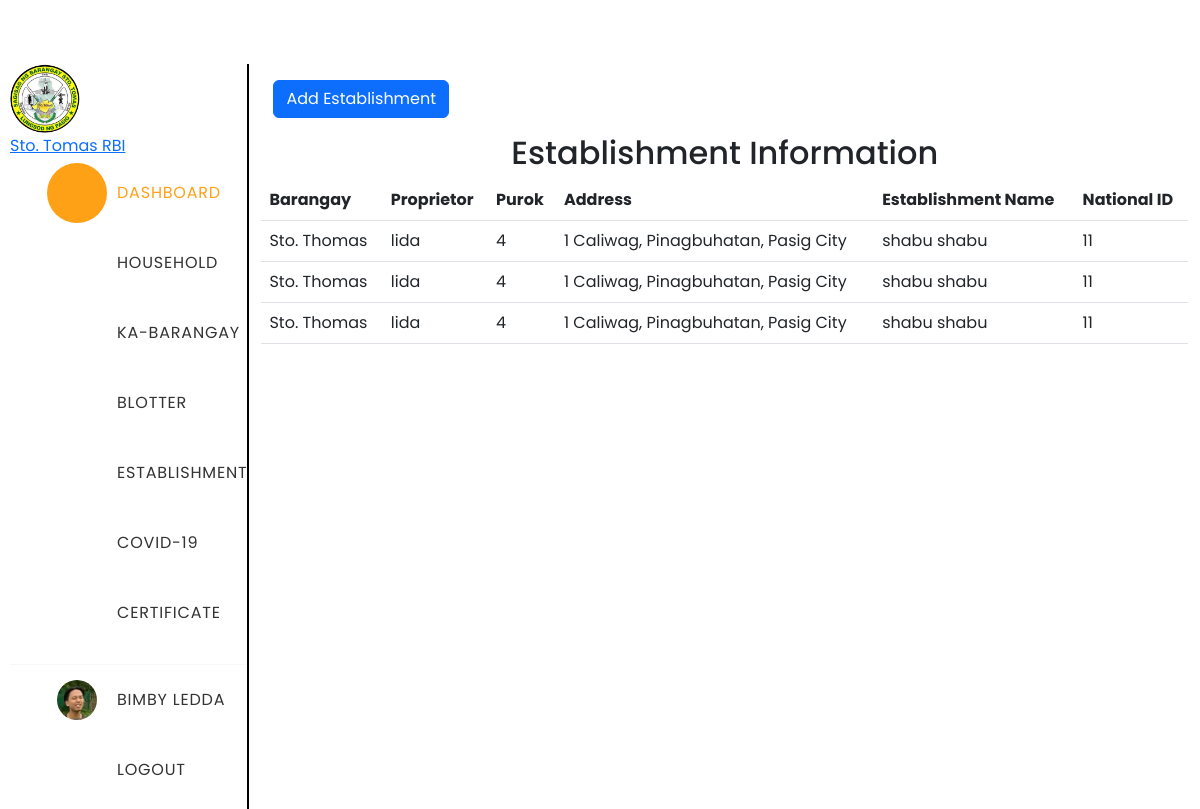
/establishment/index.php, run on the app's committed database.
### tables this page shows
CREATE TABLE `establishments` (
  `id` int(11) NOT NULL,
  `barangay` varchar(255) DEFAULT NULL,
  `proprietor` varchar(255) DEFAULT NULL,
  `purok` varchar(255) DEFAULT NULL,
  `address` varchar(255) DEFAULT NULL,
  `establishmentName` varchar(255) DEFAULT NULL,
  `nationalID` varchar(255) DEFAULT NULL
);

### establishment/index.php (the view, shortened to what this page needs)
<!DOCTYPE html>
<html lang="en">
<head>
    <link rel="stylesheet" type="text/css" href="css/dashboard.css">
    <link rel="stylesheet" type="text/css" href="css/stats.css">
    <link rel="stylesheet" href="https://cdn.jsdelivr.net/npm/bootstrap@5.3.0/dist/css/bootstrap.min.css">
    <link rel="stylesheet" href="//cdn.datatables.net/1.10.20/css/jquery.dataTables.min.css">
</head>
<body>
    <div class="flex">
        <?php $PAGE = "dashboard" ?>
        <?php require_once('../sidebar.php'); ?>
        <div class="container">
            <div class="container mt-3">
                <a href="action.php" class="btn btn-primary">Add Establishment</a>
            </div>
            <div class="row mt-3">
                <div class="col-12">
                    <h2 class="text-center">Establishment Information</h2>
                </div>
            </div>
            <?php
            $servername = "localhost";
            $username = "root";
            $password = "";
            $dbname = "barangayrbi";
            $conn = new mysqli($servername, $username, $password, $dbname);
            $sql = "SELECT * FROM establishments";
            $result = $conn->query($sql);
            if ($result->num_rows > 0) {
                echo '<div class="row">';
                echo '<div class="col-12">';
                echo '<table class="table">';
                echo '<thead><tr><th>Barangay</th><th>Proprietor</th><th>Purok</th><th>Address</th><th>Establishment Name</th><th>National ID</th></tr></thead>';
                echo '<tbody>';
                while ($row = $result->fetch_assoc()) {
                    echo '<tr>';
                    echo '<td>' . $row['barangay'] . '</td>';
                    echo '<td>' . $row['proprietor'] . '</td>';
                    echo '<td>' . $row['purok'] . '</td>';
                    echo '<td>' . $row['address'] . '</td>';
                    echo '<td>' . $row['establishmentName'] . '</td>';
                    echo '<td>' . $row['nationalID'] . '</td>';
                    echo '</tr>';
                }
                echo '</tbody>';
                echo '</table>';
                echo '</div>';
                echo '</div>';
            } else {
                echo '<div class="row">';
                echo '<div class="col-12 text-center">';
                echo 'No data found.';
                echo '</div>';
                echo '</div>';
            }
            ?>
        </div>
</body>
</html>

### sidebar.php
<div class="sidebar">
                <div class="logo" style="--bg: #333;">
                    <a href="#">
                    <div class="imgBoox">
                            <img src="img/logo.png">
                    </div>
                    <div class="text">Sto. Tomas RBI</div>
                    </a>
                </div>
                <div class="menu">
                    <div class="Menulist">
                        <ul>
                            <li style="--bg: #ffa117;" <?php echo $PAGE == "dashboard" ?"class='active'" : ""; ?>>
                                <a href="dashboard.php">
                                    <div class="icon"><ion-icon name="grid"></ion-icon></div>
                                    <div class="text">DASHBOARD</div>
                                </a>
                            </li>
                            <li style="--bg: #f44336;" <?php echo $PAGE == "household" ? "class='active'" : ""; ?>>
                                <a href="household-form.php">
                                    <div class="icon"><ion-icon name="home"></ion-icon></div>
                                    <div class="text">HOUSEHOLD</div>
                                </a>
                            </li>
                            <li style="--bg: #0fc70f;"<?php echo $PAGE == "kabarangay" ? "class='active'" : ""; ?>>
                                <a href="../kabarangay.php">
                                    <div class="icon"><ion-icon name="people"></ion-icon></div>
                                    <div class="text">KA-BARANGAY</div>
                                </a>
                            </li>
                            <li style="--bg: #2196f3;"<?php echo $PAGE == "blotter-list" ? "class='active'" : ""; ?>>
                                <a href="../blotter-list.php">
                                    <div class="icon"><ion-icon name="newspaper"></ion-icon></div>
                                    <div class="text">BLOTTER</div>
                                </a>
                            </li>
                            <li style="--bg: #e9d045;"<?php echo $PAGE == "establishment" ? "class='active'" : ""; ?>>
                                <a href="../establishment/index.php">
                                        <div class="icon"><ion-icon name="business"></ion-icon></div>
                                    <div class="text">ESTABLISHMENT</div>
                                </a>
                            </li>
                            <li style="--bg: #e91e63;"<?php echo $PAGE == "covid-19" ? "class='active'" : ""; ?>>
                                <a href="#">
                                    <div class="icon"><ion-icon name="fitness"></ion-icon></div>
                                    <div class="text">COVID-19</div>
                                </a>
                            </li>
                            <li style="--bg: rgb(30, 233, 182);">
                                <a href="../certificate.php">
                                    <div class="icon"><ion-icon name="receipt"></ion-icon></div>
                                    <div class="text">CERTIFICATE</div>
                                </a>
                            </li>
                        </ul>
                    </div>
                    <hr />
                    <div class="bottom">
                        <ul>
                            <li style="--bg: #333;">
                                <a href="#">
                                    <div class="icon">
                                    <div class="imgBx">
                                        <img src="img/376522276_1023314158721897_2179476028798761998_n.jpg">
                                    </div>
                                    </div>
                                    <div class="text">Bimby Ledda</div>
                                </a>
                            </li>
                            <li style="--bg: #333;">
                                <a href="#">
                                    <div class="icon"><ion-icon name="log-out"></ion-icon></div>
                                    <div class="text">Logout</div>
                                </a>
                            </li>
                        </ul>
                    </div>
                </div>
            </div>

### css/dashboard.css (style rules this page uses)
* { margin: 0; padding: 0; box-sizing: border-box; font-family: 'Poppins', sans-serif; }
:root { --clr: #ffffff; }
body { min-height: 100vh; background: var(--clr); }
.flex { display: flex; }
.menu { display: flex; flex-direction: column; justify-content: space-between; }
.sidebar { position: relative; width: 300px; min-height: 100vh; background: #fff; transition: 0.5s; padding-left: 10px; border-right: 2px solid #000000; }
.sidebar hr { width: 100%; margin: auto; color: #e3e3e3; background-color: #e3e3e3; border-color: #e3e3e3; }
.sidebar ul { position: relative; }
.sidebar ul li { position: relative; list-style: none; }
.sidebar ul li.active { background: var(--clr); border-top-left-radius: 50px; border-bottom-left-radius: 50px; }
.sidebar ul li.active::before { content: ''; position: absolute; top: -20px; right: 0; width: 20px; height: 20px; border-bottom-right-radius: 20px; background: transparent; }
.sidebar ul li.active::after { content: ''; position: absolute; bottom: -20px; right: 0; width: 20px; height: 20px; border-top-right-radius: 20px; background: transparent; }
.sidebar ul li a { position: relative; display:flex; white-space: nowrap; text-decoration: none; }
.sidebar ul li a .icon { position: relative; display: flex; justify-content: center; align-items: center; min-width: 60px; padding-left: 10px; height: 70px; font-size: 1.5em; color: #333; transition: 0.5s; }
.sidebar ul li a .text { position: relative; height: 70px; display: flex; align-items: center; font-size: 1em; color: #333; padding-left: 15px; text-transform: uppercase; letter-spacing: 0.05em; transition: 0.5s; }
.sidebar ul li.active a .icon { color: #fff; }
.sidebar ul li.active a .text { color: var(--bg); }
.sidebar ul li.active a .icon::before { content: ''; position: absolute; inset: 5px; width: 60px; background: var(--bg); border-radius: 50%; transition: 0.5s; }
.imgBoox img { position: absolute; top: 0; left: 0; width:100%; height: 100%; object-fit: cover; }
.imgBoox { position: relative; width: 70px; height: 70px; border-radius: 50%; overflow: hidden; }
.imgBx { position: relative; width: 45px; height:45px; border-radius: 50%; overflow: hidden; }
.imgBx { position:relative; width: 40px; height:40px; border-radius: 50%; overflow: hidden; }
.imgBx img { position: absolute; top: 0; left: 0; width: 100%; height: 100%; object-fit: cover; }

### establishment/index.php (style rules this page uses)
body { padding-top: 4rem; }

### data on the page
establishments: barangay "Sto. Thomas", proprietor "lida", purok "4", address "1 Caliwag, Pinagbuhatan, Pasig City", establishmentName "shabu shabu", nationalID "11"
establishments: barangay "Sto. Thomas", proprietor "lida", purok "4", address "1 Caliwag, Pinagbuhatan, Pasig City", establishmentName "shabu shabu", nationalID "11"
establishments: barangay "Sto. Thomas", proprietor "lida", purok "4", address "1 Caliwag, Pinagbuhatan, Pasig City", establishmentName "shabu shabu", nationalID "11"
